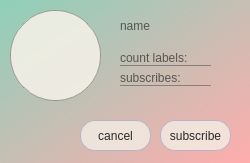
<?xml version="1.0" encoding="UTF-8"?>
<ui version="4.0">
 <class>SearchAccounts</class>
 <widget class="QDialog" name="SearchAccounts">
  <property name="geometry">
   <rect>
    <x>0</x>
    <y>0</y>
    <width>250</width>
    <height>163</height>
   </rect>
  </property>
  <property name="windowTitle">
   <string>Dialog</string>
  </property>
  <property name="styleSheet">
   <string notr="true">background: qlineargradient(spread:pad, x1:0, y1:0, x2:1, y2:1, stop:0 rgba(142, 208, 186, 255), stop:1 rgba(255, 173, 173, 255))</string>
  </property>
  <widget class="QPushButton" name="subscribe">
   <property name="geometry">
    <rect>
     <x>160</x>
     <y>120</y>
     <width>71</width>
     <height>31</height>
    </rect>
   </property>
   <property name="styleSheet">
    <string notr="true">color:rgb(42, 44, 42);
border: 1px solid rgb(85, 87, 83);
border-radius: 15px;
background:rgba(243,239,230, 200);
border: 1px solid gray;
font: 100 12pt &quot;Avenir next&quot;;
border-color:rgb(183, 180, 200);</string>
   </property>
   <property name="text">
    <string>subscribe</string>
   </property>
  </widget>
  <widget class="QLabel" name="nickname">
   <property name="geometry">
    <rect>
     <x>120</x>
     <y>10</y>
     <width>151</width>
     <height>31</height>
    </rect>
   </property>
   <property name="styleSheet">
    <string notr="true">background: transparent;
color: rgb(85, 87, 83);
font: 25pt &quot;Avenir next&quot;;
</string>
   </property>
   <property name="text">
    <string>name</string>
   </property>
  </widget>
  <widget class="QPushButton" name="cancel">
   <property name="geometry">
    <rect>
     <x>80</x>
     <y>120</y>
     <width>71</width>
     <height>31</height>
    </rect>
   </property>
   <property name="styleSheet">
    <string notr="true">color:rgb(42, 44, 42);
border: 1px solid rgb(85, 87, 83);
border-radius: 15px;
background:rgba(243,239,230, 200);
border: 1px solid gray;
font: 100 12pt &quot;Avenir next&quot;;
border-color:rgb(183, 180, 200);
</string>
   </property>
   <property name="text">
    <string>cancel</string>
   </property>
  </widget>
  <widget class="QPushButton" name="photo">
   <property name="geometry">
    <rect>
     <x>10</x>
     <y>10</y>
     <width>91</width>
     <height>91</height>
    </rect>
   </property>
   <property name="styleSheet">
    <string notr="true">background: rgba(243, 239, 230,230);
border-radius:45px;
border: 1px solid rgba(136, 138, 133, 200);</string>
   </property>
   <property name="text">
    <string/>
   </property>
   <property name="iconSize">
    <size>
     <width>91</width>
     <height>91</height>
    </size>
   </property>
  </widget>
  <widget class="QLabel" name="label_size">
   <property name="geometry">
    <rect>
     <x>120</x>
     <y>50</y>
     <width>91</width>
     <height>16</height>
    </rect>
   </property>
   <property name="styleSheet">
    <string notr="true">background: transparent;
color: rgb(85, 87, 83);
font: 13pt &quot;Avenir next&quot;;
border-bottom:1px solid rgba(85, 87, 83, 150);</string>
   </property>
   <property name="text">
    <string>count labels: </string>
   </property>
  </widget>
  <widget class="QLabel" name="subscribes_size">
   <property name="geometry">
    <rect>
     <x>120</x>
     <y>70</y>
     <width>91</width>
     <height>16</height>
    </rect>
   </property>
   <property name="styleSheet">
    <string notr="true">background: transparent;
color: rgb(85, 87, 83);
font: 13pt &quot;Avenir next&quot;;
border-bottom:1px solid rgba(85, 87, 83, 150);</string>
   </property>
   <property name="text">
    <string>subscribes:</string>
   </property>
  </widget>
 </widget>
 <resources/>
 <connections/>
</ui>
